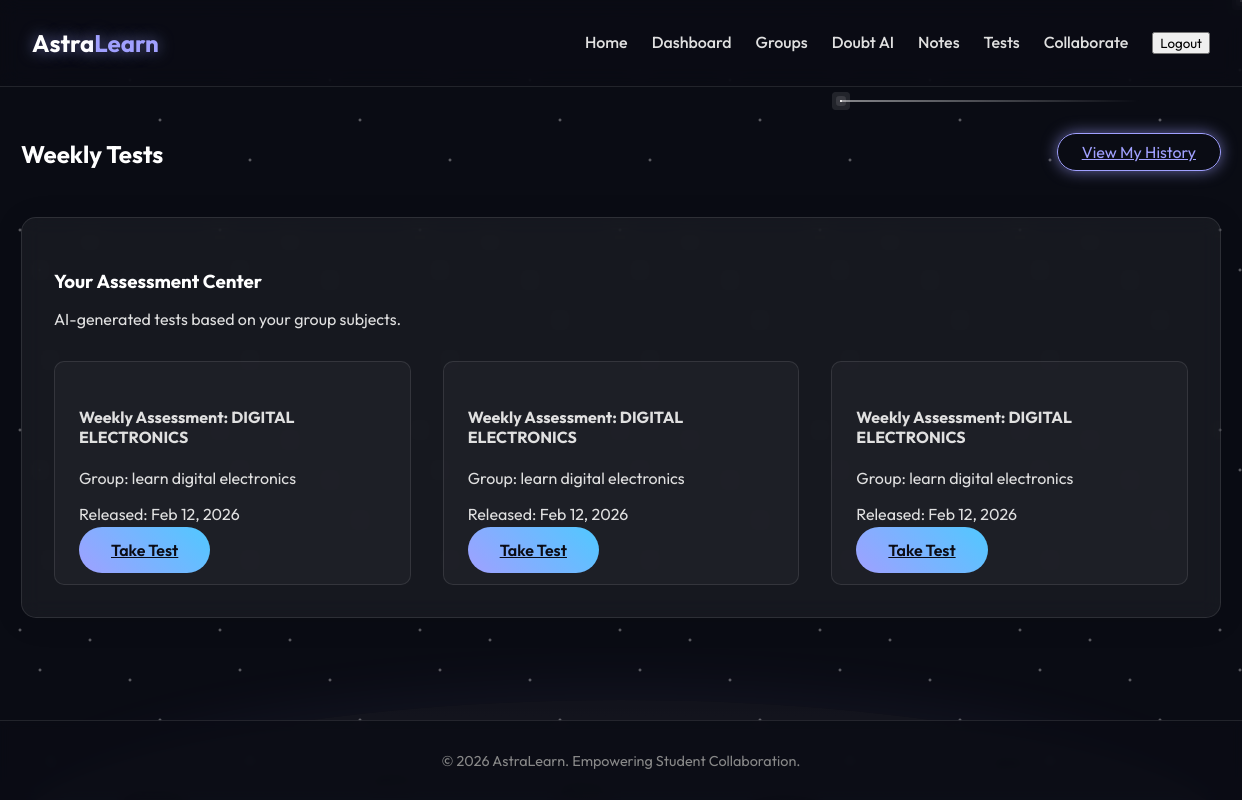
Page /exams/ (signed in) on the committed database.
### exams/models.py (models this page shows, shortened)
class Exam(models.Model):
    title = models.CharField(max_length=255)
    group = models.ForeignKey(StudyGroup, on_delete=models.CASCADE, related_name='exams')
    topic = models.CharField(max_length=255)
    weekly_notes = models.TextField(null=True, blank=True, help_text="AI generated notes for the week")
    created_at = models.DateTimeField(auto_now_add=True)
    is_active = models.BooleanField(default=True)

### groups/models.py (models this page shows, shortened)
class StudyGroup(models.Model):
    name = models.CharField(max_length=200)
    description = models.TextField(blank=True)
    subject = models.CharField(max_length=100)
    members = models.ManyToManyField(settings.AUTH_USER_MODEL, related_name='study_groups')
    created_at = models.DateTimeField(auto_now_add=True)
    preferred_learning_style = models.CharField(max_length=20, choices=[('Any', 'Any'), ('Visual', 'Visual'), ('Auditory', 'Auditory')])
    difficulty_level = models.CharField(max_length=20, choices=[('Beginner', 'Beginner'), ('Intermediate', 'Intermediate'), ('Advanced', 'Advanced')])
    ai_schedule = models.JSONField(null=True, blank=True, help_text="Day-to-day learning schedule and notes generated by AI")
    schedule_last_updated = models.DateTimeField(null=True, blank=True)

### exams/views.py (the view)
# urls.py: path('', views.exam_list, name='exam_list'),
@login_required
def exam_list(request):
    user_groups = request.user.study_groups.all()
    exams = Exam.objects.filter(group__in=user_groups).order_by('-created_at')
    return render(request, 'exams/exam_list.html', {'exams': exams})

### templates/exams/exam_list.html
{% extends 'base.html' %}
{% block content %}
<div style="display: flex; justify-content: space-between; align-items: center; margin-bottom: 2rem;">
    <h2>Weekly Tests</h2>
    <a href="{% url 'test_history' %}" class="btn-glow">View My History</a>
</div>
<div class="glass-panel">
    <h3>Your Assessment Center</h3>
    <p>AI-generated tests based on your group subjects.</p>
    <div class="card-grid" style="margin-top: 2rem;">
        {% for exam in exams %}
        <div class="card">
            <h4>{{ exam.title }}</h4>
            <p>Group: {{ exam.group.name }}</p>
            <p>Released: {{ exam.created_at|date:"M d, Y" }}</p>
            <div style="margin-top: 1rem;">
                <a href="{% url 'take_exam' exam.id %}" class="btn-primary">Take Test</a>
            </div>
        </div>
        {% empty %}
        <p>No tests generated yet. You can generate one from your group detail page!</p>
        {% endfor %}
    </div>
</div>
{% endblock %}

### static/css/style.css (style rules this page uses)
:root { --primary-color: #A0A0FF; --secondary-color: #50C8FF; --accent-glow: 0 0 15px rgba(160, 160, 255, 0.6); --bg-dark: #0B0C15; --glass-bg: rgba(255, 255, 255, 0.05); --glass-border: 1px solid rgba(255, 255, 255, 0.1); --text-color: #E0E0E0; --font-family: 'Outfit', sans-serif; }
body { background-color: var(--bg-dark); color: var(--text-color); font-family: var(--font-family); margin: 0; padding: 0; overflow-x: hidden; min-height: 100vh; display: flex; flex-direction: column; }
.btn-glow { padding: 0.5rem 1.5rem; border: 1px solid var(--primary-color); border-radius: 20px; background: transparent; color: var(--primary-color); box-shadow: var(--accent-glow); transition: all 0.3s ease; }
.glass-panel { background: var(--glass-bg); backdrop-filter: blur(10px); border: var(--glass-border); border-radius: 15px; padding: 2rem; box-shadow: 0 4px 30px rgba(0, 0, 0, 0.1); margin-bottom: 2rem; }
h1, h2, h3 { color: white; margin-bottom: 1rem; }
.card-grid { display: grid; grid-template-columns: repeat(auto-fit, minmax(300px, 1fr)); gap: 2rem; }
.card { background: rgba(255, 255, 255, 0.03); border: var(--glass-border); padding: 1.5rem; border-radius: 10px; transition: transform 0.3s ease, box-shadow 0.3s ease; }
.btn-primary { background: linear-gradient(45deg, var(--primary-color), var(--secondary-color)); border: none; padding: 0.8rem 2rem; border-radius: 25px; color: var(--bg-dark); font-weight: 600; transition: transform 0.2s ease; }

### rows in the picture
Exam: title "Weekly Assessment: DIGITAL ELECTRONICS", group.name "learn digital electronics", created_at "Feb 12, 2026"
Exam: title "Weekly Assessment: DIGITAL ELECTRONICS", group.name "learn digital electronics", created_at "Feb 12, 2026"
Exam: title "Weekly Assessment: DIGITAL ELECTRONICS", group.name "learn digital electronics", created_at "Feb 12, 2026"
